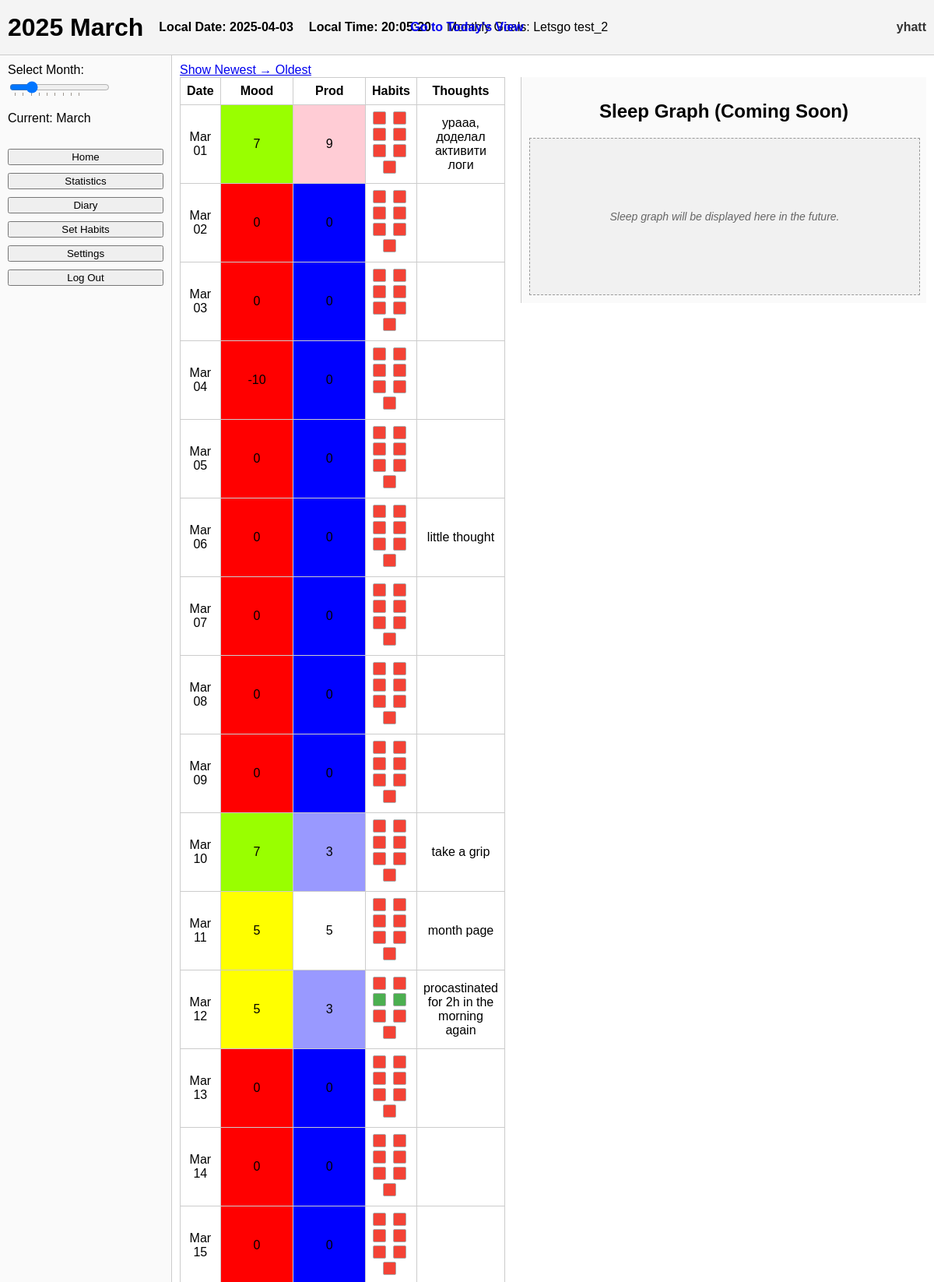
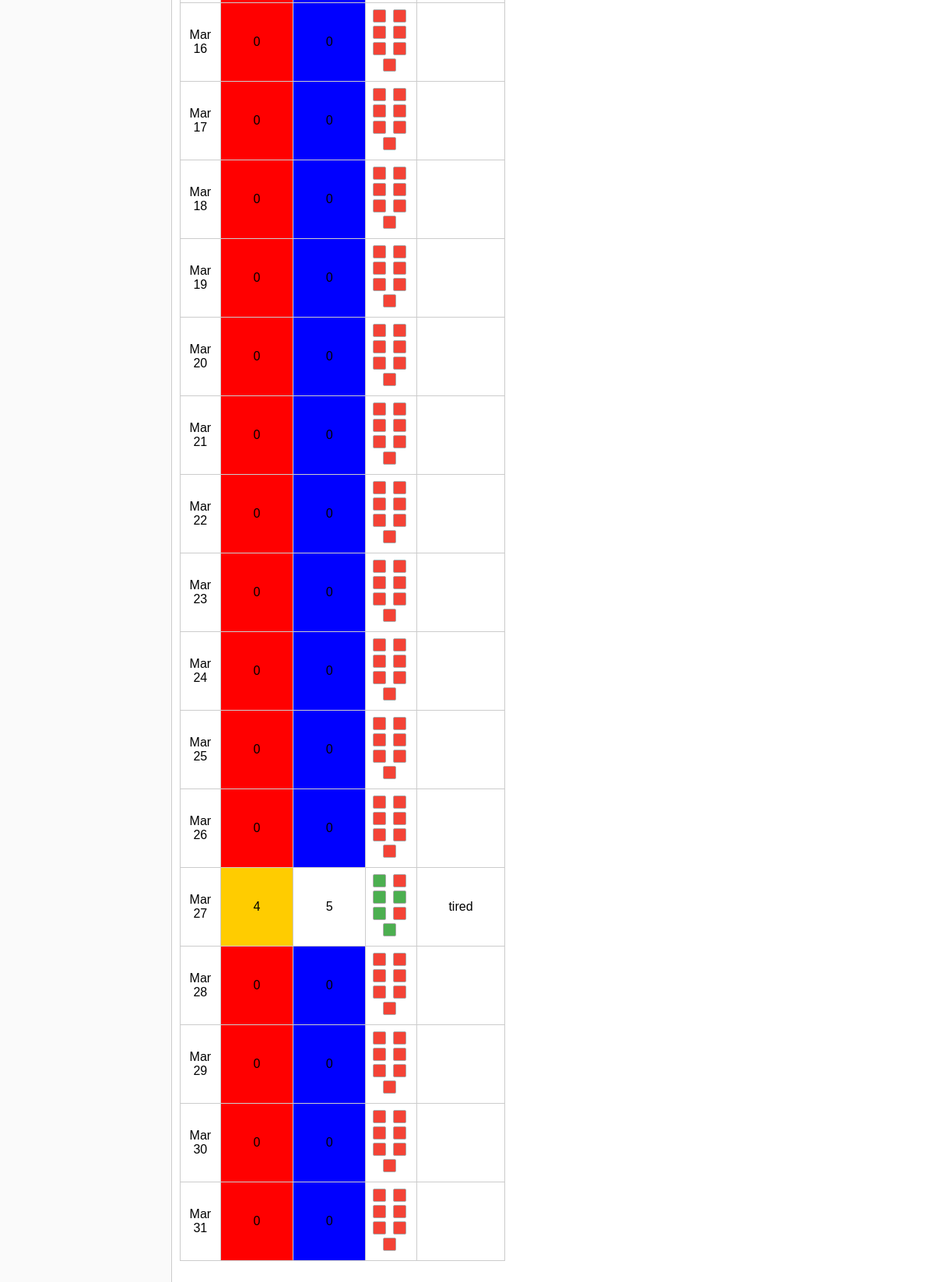
Screenshot of /month/2025/3/ (signed in) with the database file from the repository (2 pictures, top to bottom).
### mainpage/models.py (models this page shows, shortened)
class MonthlyHabits(models.Model):
    user_id = models.IntegerField()
    year = models.IntegerField()
    month = models.IntegerField()
    goal_text = models.TextField(blank=True)
    habit_1 = models.CharField(max_length=100, blank=True)
    habit_2 = models.CharField(max_length=100, blank=True)
    habit_3 = models.CharField(max_length=100, blank=True)
    habit_4 = models.CharField(max_length=100, blank=True)
    habit_5 = models.CharField(max_length=100, blank=True)
    habit_6 = models.CharField(max_length=100, blank=True)
    habit_7 = models.CharField(max_length=100, blank=True)
    habit_8 = models.CharField(max_length=100, blank=True)
    habit_9 = models.CharField(max_length=100, blank=True)
    habit_10 = models.CharField(max_length=100, blank=True)
    class Meta:
        unique_together = ("user_id", "year", "month")

class DailyData(models.Model):
    user_id = models.IntegerField()
    date = models.DateField()
    mood_rating = models.IntegerField(null=True, blank=True)
    productivity_score = models.IntegerField(null=True, blank=True)
    sleep = models.TextField(null=True, blank=True)
    habits_completed = models.TextField(null=True, blank=True)
    thoughts = models.TextField(null=True, blank=True)
    self_reflection = models.TextField(null=True, blank=True)
    hourly_activity_logging = models.TextField(null=True, blank=True)
    class Meta:
        unique_together = ("user_id", "date")

### authapp/models.py (models this page shows, shortened)
class CustomUser(AbstractUser):
    username = models.CharField(
        _('username'),
        max_length=12,
        unique=True,
        help_text=_('Required. 3-12 characters. Letters and digits only.'),
        validators=[
            RegexValidator(
                regex=r'^[A-Za-z0-9]+$',
                message=_('Username can only contain letters and digits.')
            ),
            MinLengthValidator(3, _('Username must have at least 3 characters.')),
            MaxLengthValidator(12, _('Username cannot exceed 12 characters.')),
        ],
        error_messages={
            'unique': _("This username is already taken."),
        },
    )
    first_name = None
    last_name = None
    GENDER_CHOICES = [
        (1, 'Male'),
        (2, 'Female'),
    ]
    preferred_name = models.CharField(max_length=100, blank=True)
    b_day = models.DateField(null=True, blank=True)
    gender = models.IntegerField(choices=GENDER_CHOICES, null=True, blank=True)

### mainpage/views.py (the view)
# urls.py: path('month/<int:year>/<int:month>/', month_view, name='month_view'),
@login_required
def month_view(request, year, month):
    reverse = request.GET.get("reverse") == "1"
    order = '-date' if reverse else 'date'
    daily_logs = DailyData.objects.filter(
        user_id=request.user.id,
        date__year=year,
        date__month=month
    ).order_by(order)
    try:
        monthly_obj = MonthlyHabits.objects.get(
            user_id=request.user.id,
            year=year,
            month=month
        )
    except MonthlyHabits.DoesNotExist:
        monthly_obj = None
    days_data = []
    for log in daily_logs:
        mood_val = log.mood_rating if log.mood_rating is not None else 0
        prod_val = log.productivity_score if log.productivity_score is not None else 0
        mood_val = int(mood_val)
        prod_val = int(prod_val)
        mood_color = interpolate_color(mood_val,  # 0=red, 5=yellow, 10=green
                                       (0, '#ff0000'),   # red
                                       (5, '#ffff00'),   # yellow
                                       (10, '#00ff00'))  # green
        prod_color = interpolate_color(prod_val, # 0=blue, 5=white, 10=pink
                                       (0, '#0000ff'),   # blue
                                       (5, '#ffffff'),   # white
                                       (10, '#ffc0cb'))  # pink
        habits_str = log.habits_completed or ''
        habits_str = habits_str.ljust(10, '0')[:10]
        habit_labels = []
        if monthly_obj:
            habit_labels = [
                monthly_obj.habit_1, monthly_obj.habit_2, monthly_obj.habit_3,
                monthly_obj.habit_4, monthly_obj.habit_5, monthly_obj.habit_6,
                monthly_obj.habit_7, monthly_obj.habit_8, monthly_obj.habit_9,
                monthly_obj.habit_10
            ]
        else:
            habit_labels = [""] * 10
        habit_statuses = []
        for i, hname in enumerate(habit_labels):
            is_complete = (habits_str[i] == '1')
            habit_statuses.append((hname, is_complete))
        days_data.append({
            "date_obj": log.date,
            "mood_val": mood_val,
            "mood_color": mood_color,
            "prod_val": prod_val,
            "prod_color": prod_color,
            "habit_statuses": habit_statuses,
            "thoughts": log.thoughts or "",
            "self_reflection": log.self_reflection or "",
        })
    context = {
        "year": year,
        "month": month,
        "monthly_obj": monthly_obj,
        "days_data": days_data,
        "current_view": "month_view",
        "reverse": reverse,
    }
    return render(request, 'mainpage/month_statistics.html', context)

### mainpage/views.py (called while the page is built)
def interpolate_color(value, low_tuple, mid_tuple, high_tuple):
    lv, lc = low_tuple
    mv, mc = mid_tuple
    hv, hc = high_tuple
    if value <= lv:
        return lc
    elif value >= hv:
        return hc
    elif value <= mv:
        ratio = (value - lv) / (mv - lv)
        return blend_hex_colors(lc, mc, ratio)
    else:
        ratio = (value - mv) / (hv - mv)
        return blend_hex_colors(mc, hc, ratio)

def blend_hex_colors(colorA, colorB, t):
    cA = colorA.lstrip('#')
    cB = colorB.lstrip('#')
    rA, gA, bA = int(cA[0:2], 16), int(cA[2:4], 16), int(cA[4:6], 16)
    rB, gB, bB = int(cB[0:2], 16), int(cB[2:4], 16), int(cB[4:6], 16)
    r = int(rA + (rB - rA)*t)
    g = int(gA + (gB - gA)*t)
    b = int(bA + (bB - bA)*t)
    return f"#{r:02x}{g:02x}{b:02x}"

### mainpage/templates/mainpage/month_statistics.html (shortened to what this page needs)
{% extends "mainpage/base_month.html" %}
{% load static %}
{% block content %}
<div class="toggle-order-btn">
  {% if reverse %}
    <a href="?reverse=0" class="button">Show Oldest → Newest</a>
  {% else %}
    <a href="?reverse=1" class="button">Show Newest → Oldest</a>
  {% endif %}
</div>
<div class="stats-container">
  <section class="stats-table">
    <table class="days-table">
      <thead>
        <tr>
          <th>Date</th>
          <th>Mood</th>
          <th>Prod</th>
          <th>Habits</th>
          <th>Thoughts</th>
        </tr>
      </thead>
      <tbody>
        {% for d in days_data %}
        <tr>
          <td>{{ d.date_obj|date:"M d" }}</td>
          <td style="background-color: {{ d.mood_color }};">{{ d.mood_val }}</td>
          <td style="background-color: {{ d.prod_color }};">{{ d.prod_val }}</td>
          <td>
            {% for habit_name, is_done in d.habit_statuses %}
              {% if habit_name %}
                <span class="habit-square {% if is_done %}complete{% else %}incomplete{% endif %}"
                      title="{{ habit_name }}"></span>
              {% endif %}
            {% endfor %}
          </td>
          <td>{{ d.thoughts|truncatewords:10 }}</td>
        </tr>
        {% endfor %}
      </tbody>
    </table>
  </section>
  <aside class="sleep-graph">
    <h2>Sleep Graph (Coming Soon)</h2>
    <div class="graph-box">
      Sleep graph will be displayed here in the future.
    </div>
  </aside>
</div>
{% endblock %}

### mainpage/templates/mainpage/base_month.html (shortened to what this page needs)
{% load static %}
<!DOCTYPE html>
<html lang="en">
<head>
  <link rel="stylesheet" href="{% static 'mainpage/css/monthly.css' %}">
</head>
<body>
  <header class="main-header">
    <div class="header-left">
      <h1 id="currentMonth" data-year="{{ year }}" data-month="{{ month }}">
      </h1>
      <p id="local-date" style="font-weight:bold;">Date: --</p>
      <p id="local-time" style="font-weight:bold;">Time: --:--:--</p>
      {% if monthly_obj.goal_text %}
        <div class="monthly-goals">Monthly Goals: {{ monthly_obj.goal_text }}</div>
      {% endif %}
    </div>
    <div class="center-nav">
      <a id="log-today-link" href="#">Go to Today's View</a>
    </div>
    <div class="header-right">
      <span class="username">{{ user.username }}</span>
    </div>
  </header>
  <div class="content-container">
    <nav class="navbar">
      <label for="monthSlider">Select Month:</label>
      <input
        type="range"
        id="monthSlider"
        name="monthSlider"
        min="1"
        max="12"
        step="1"
        value="{{ month }}"
        data-view="{{ current_view }}"
        list="monthTickmarks"
      />
      <p id="sliderMonthLabel">Current: --</p>
      <div class="menu-buttons">
        <button onclick="window.location.href='{% url 'main_page' %}'">Home</button>
        <button onclick="window.location.href='{% url 'month_view' year=year month=month %}'">Statistics</button>
        <button onclick="window.location.href='{% url 'diary_view' year=year month=month %}'">Diary</button>
        <button onclick="window.location.href='{% url 'set_habits' %}'">Set Habits</button>
        <button onclick="window.location.href='{% url 'settings' %}'">Settings</button>
        <button onclick="window.location.href='{% url 'logout' %}'">Log Out</button>
      </div>
    </nav>
    <main class="main-content">
      {% block content %}{% endblock %}
    </main>
  </div>
</body>
</html>

### mainpage/static/mainpage/css/monthly.css (style rules this page uses)
body { margin: 0; font-family: Arial, sans-serif; }
header { background-color: #f4f4f4; padding: 10px; display: flex; align-items: center; justify-content: space-between; border-bottom: 1px solid #ccc; }
.main-header { background-color: #f4f4f4; padding: 10px; display: flex; align-items: center; justify-content: space-between; border-bottom: 1px solid #ccc; position: relative; height: 50px; flex-wrap: nowrap; }
.header-left { display: flex; align-items: center; gap: 20px; }
.center-nav { position: absolute; left: 50%; transform: translateX(-50%); line-height: 50px; }
.header-right { display: flex; align-items: center; gap: 10px; }
#log-today-link { font-weight: bold; text-decoration: none; }
.username { font-weight: bold; color: #333; }
.content-container { display: flex; flex-direction: row; }
.navbar { width: 200px; border-right: 1px solid #ccc; padding: 10px; background-color: #fafafa; }
.menu-buttons { margin-top: 30px; }
.menu-buttons button { display: block; margin-bottom: 10px; width: 100%; }
.main-content { flex: 1; overflow-y: auto; padding: 10px; }
.days-table { border-collapse: collapse; width: 100%; margin-bottom: 20px; }
.days-table th, .days-table td { border: 1px solid #ccc; padding: 8px; text-align: center; }
.days-table td:nth-child(2), .days-table td:nth-child(3) { width: 85px; text-align: center; }
.habit-square { display: inline-block; width: 15px; height: 15px; margin: 0 4px 0 0; border: 1px solid #aaa; border-radius: 2px; }
.habit-square.complete { background-color: #4caf50; }
.habit-square.incomplete { background-color: #f44336; }
.sleep-graph { width: 500px; border-left: 1px solid #ccc; padding: 10px; background-color: #fafafa; text-align: center; }
.sleep-graph .graph-box { width: 100%; height: 200px; background-color: #f1f1f1; margin-top: 10px; border: 1px dashed #999; display: flex; align-items: center; justify-content: center; font-style: italic; color: #666; font-size: 14px; text-align: center; }
.stats-container { display: flex; flex-direction: row; align-items: flex-start; }
.stats-table { flex: 1; margin-right: 20px; }

### rows the page displays
MonthlyHabits: goal_text "Letsgo test_2"
CustomUser: username "yhatt"
DailyData: date_obj "Mar 01", thoughts "урааа, доделал активити логи"
DailyData: date_obj "Mar 02"
DailyData: date_obj "Mar 03"
DailyData: date_obj "Mar 04"
DailyData: date_obj "Mar 05"
DailyData: date_obj "Mar 06", thoughts "little thought"
DailyData: date_obj "Mar 07"
DailyData: date_obj "Mar 08"
DailyData: date_obj "Mar 09"
DailyData: date_obj "Mar 10", thoughts "take a grip"
DailyData: date_obj "Mar 11", thoughts "month page"
DailyData: date_obj "Mar 12", thoughts "procastinated for 2h in the morning again"
DailyData: date_obj "Mar 13"
DailyData: date_obj "Mar 14"
DailyData: date_obj "Mar 15"
DailyData: date_obj "Mar 16"
DailyData: date_obj "Mar 17"
DailyData: date_obj "Mar 18"
DailyData: date_obj "Mar 19"
DailyData: date_obj "Mar 20"
DailyData: date_obj "Mar 21"
DailyData: date_obj "Mar 22"
DailyData: date_obj "Mar 23"
DailyData: date_obj "Mar 24"
DailyData: date_obj "Mar 25"
DailyData: date_obj "Mar 26"
DailyData: date_obj "Mar 27", thoughts "tired"
DailyData: date_obj "Mar 28"
DailyData: date_obj "Mar 29"
DailyData: date_obj "Mar 30"
DailyData: date_obj "Mar 31"

### other values shown
{{ d.mood_val }} "7" "0" "0" "-10" "0" "0" "0" "0" "0" "7" "5" "5" "0" "0" "0" "0" "0" "0" "0" "0" "0" "0" "0" "0" "0" "0" "4" "0" "0" "0" "0"
{{ d.prod_val }} "9" "0" "0" "0" "0" "0" "0" "0" "0" "3" "5" "3" "0" "0" "0" "0" "0" "0" "0" "0" "0" "0" "0" "0" "0" "0" "5" "0" "0" "0" "0"
